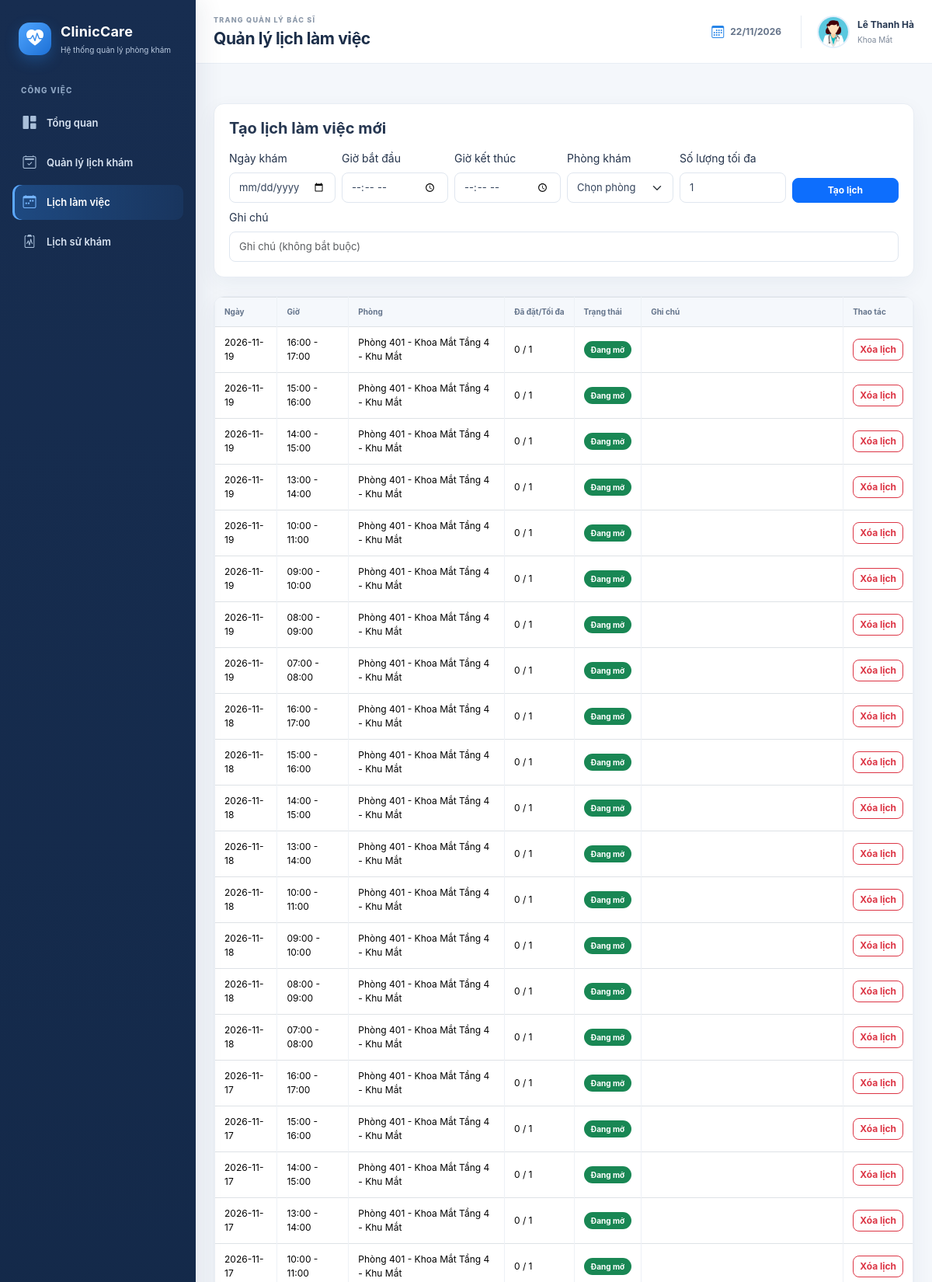
Screenshot of /doctor/schedules.php (signed in, upper part) with the database file from the repository.
### tables this page shows
CREATE TABLE IF NOT EXISTS BacSi (
    MaBS VARCHAR(10) PRIMARY KEY,
    MaTK INT NOT NULL UNIQUE,
    MaCK INT NOT NULL,
    HoTen VARCHAR(150) NOT NULL,
    GioiTinh VARCHAR(20),
    NgaySinh DATE,
    SoDienThoai VARCHAR(20),
    Email VARCHAR(150),
    HocVi VARCHAR(150),
    ChuyenMon VARCHAR(255),
    KinhNghiem INT NOT NULL DEFAULT 0,
    AnhDaiDien VARCHAR(255),
    TrangThai TINYINT(1) NOT NULL DEFAULT 1,

    CONSTRAINT FK_BacSi_TaiKhoan
        FOREIGN KEY (MaTK)
        REFERENCES TaiKhoan(MaTK)
        ON UPDATE CASCADE
        ON DELETE RESTRICT,

    CONSTRAINT FK_BacSi_ChuyenKhoa
        FOREIGN KEY (MaCK)
        REFERENCES ChuyenKhoa(MaCK)
        ON UPDATE CASCADE
        ON DELETE RESTRICT,

    INDEX idx_bacsi_mack (MaCK),
    INDEX idx_bacsi_hoten (HoTen)
);

CREATE TABLE IF NOT EXISTS ChuyenKhoa (
    MaCK INT AUTO_INCREMENT PRIMARY KEY,
    MaVietTat VARCHAR(10) NOT NULL UNIQUE,
    TenChuyenKhoa VARCHAR(150) NOT NULL UNIQUE,
    MoTa TEXT,
    TrangThai TINYINT(1) NOT NULL DEFAULT 1
);

CREATE TABLE IF NOT EXISTS LichKham (
    MaLich INT AUTO_INCREMENT PRIMARY KEY,
    MaBS VARCHAR(10) NOT NULL,
    MaPK INT NULL,
    NgayKham DATE NOT NULL,
    GioBatDau TIME NOT NULL,
    GioKetThuc TIME NOT NULL,
    SoLuongToiDa INT NOT NULL DEFAULT 1,
    SoLuongDaDat INT NOT NULL DEFAULT 0,
    TrangThai ENUM('Mo', 'Day', 'Huy') NOT NULL DEFAULT 'Mo',
    GhiChu VARCHAR(500),

    CONSTRAINT FK_LichKham_BacSi
        FOREIGN KEY (MaBS)
        REFERENCES BacSi(MaBS)
        ON UPDATE CASCADE
        ON DELETE RESTRICT,

    CONSTRAINT FK_LichKham_PhongKham
        FOREIGN KEY (MaPK)
        REFERENCES PhongKham(MaPK)
        ON UPDATE CASCADE
        ON DELETE RESTRICT,

    CONSTRAINT CK_LichKham_ThoiGian
        CHECK (GioKetThuc > GioBatDau),

    CONSTRAINT CK_LichKham_SoLuong
        CHECK (SoLuongToiDa > 0 AND SoLuongDaDat >= 0),

    UNIQUE KEY uq_lich_bacsi (MaBS, NgayKham, GioBatDau),
    INDEX idx_lich_ngay (NgayKham),
    INDEX idx_lich_phong (MaPK)
);

CREATE TABLE IF NOT EXISTS PhongKham (
    MaPK INT AUTO_INCREMENT PRIMARY KEY,
    TenPhong VARCHAR(100) NOT NULL,
    ViTri VARCHAR(255),
    TrangThai TINYINT(1) NOT NULL DEFAULT 1
);

### doctor/schedules.php (the view, shortened to what this page needs)
<?php
require_once __DIR__ . '/../config/database.php';
require_once __DIR__ . '/../helpers/portal-layout.php';
$stmt = $pdo->prepare('SELECT MaBS, HoTen FROM BacSi WHERE MaTK=?');
$stmt->execute([$_SESSION['user']['MaTK']]);
$bs = $stmt->fetch();
$editSchedule = null;
$formData = [
    'NgayKham' => '',
    'GioBatDau' => '',
    'GioKetThuc' => '',
    'MaPK' => '',
    'SoLuongToiDa' => 1,
    'GhiChu' => ''
];
$stmt = $pdo->prepare(
    "SELECT
        lk.*,
        pk.TenPhong,
        pk.ViTri,
        (SELECT COUNT(*) FROM DatLich dl WHERE dl.MaLich = lk.MaLich) AS TongLuotDat
    FROM LichKham lk
    LEFT JOIN PhongKham pk ON lk.MaPK = pk.MaPK
    WHERE lk.MaBS = ?
    ORDER BY lk.NgayKham DESC, lk.GioBatDau DESC"
);
$stmt->execute([$bs['MaBS']]);
$rows = $stmt->fetchAll();
?>
<!doctype html>
<html lang="vi">
<head>
    <link href="../assets/vendor/bootstrap/css/bootstrap.min.css" rel="stylesheet">
    <link href="../assets/vendor/bootstrap-icons/bootstrap-icons.min.css" rel="stylesheet">
    <link href="../assets/css/dashboard.css" rel="stylesheet">
</head>
<body class="clinic-dashboard-page">
<?php clinicPortalShellStart('BacSi', 'Quản lý lịch làm việc', 'schedules'); ?>
    <div class="container py-4">
        <form method="post" class="card card-body mb-4">
            <h5 class="mb-3"><?= $editSchedule ? 'Chỉnh sửa lịch làm việc' : 'Tạo lịch làm việc mới' ?></h5>
            <div class="row g-2">
                <div class="col-md-2">
                    <label class="form-label">Ngày khám</label>
                    <input type="date" min="<?= date('Y-m-d') ?>" name="NgayKham" class="form-control" value="<?= htmlspecialchars((string)$formData['NgayKham'], ENT_QUOTES, 'UTF-8') ?>" required>
                </div>
                <div class="col-md-2">
                    <label class="form-label">Giờ bắt đầu</label>
                    <input type="time" name="GioBatDau" class="form-control" value="<?= htmlspecialchars((string)$formData['GioBatDau'], ENT_QUOTES, 'UTF-8') ?>" required>
                </div>
                <div class="col-md-2">
                    <label class="form-label">Giờ kết thúc</label>
                    <input type="time" name="GioKetThuc" class="form-control" value="<?= htmlspecialchars((string)$formData['GioKetThuc'], ENT_QUOTES, 'UTF-8') ?>" required>
                </div>
                <div class="col-md-2">
                    <label class="form-label">Phòng khám</label>
                    <select name="MaPK" class="form-select" required>
                        <option value="">Chọn phòng</option>
                    </select>
                </div>
                <div class="col-md-2">
                    <label class="form-label">Số lượng tối đa</label>
                    <input type="number" min="1" name="SoLuongToiDa" class="form-control" value="<?= (int)$formData['SoLuongToiDa'] ?>" required>
                </div>
                <div class="col-md-2 d-flex align-items-end">
                    <button class="btn btn-primary w-100"><?= $editSchedule ? 'Cập nhật lịch' : 'Tạo lịch' ?></button>
                </div>
                <div class="col-12">
                    <label class="form-label">Ghi chú</label>
                    <input name="GhiChu" class="form-control" value="<?= htmlspecialchars((string)$formData['GhiChu'], ENT_QUOTES, 'UTF-8') ?>" placeholder="Ghi chú (không bắt buộc)">
                </div>
            </div>
        </form>
        <div class="table-responsive">
            <table class="table table-bordered align-middle">
                <thead>
                    <tr>
                        <th>Ngày</th>
                        <th>Giờ</th>
                        <th>Phòng</th>
                        <th>Đã đặt/Tối đa</th>
                        <th>Trạng thái</th>
                        <th class="schedule-notes">Ghi chú</th>
                        <th class="schedule-actions">Thao tác</th>
                    </tr>
                </thead>
                <tbody>
                    <?php foreach ($rows as $row): ?>
                        <tr>
                            <td><?= htmlspecialchars($row['NgayKham'], ENT_QUOTES, 'UTF-8') ?></td>
                            <td><?= substr($row['GioBatDau'], 0, 5) ?> - <?= substr($row['GioKetThuc'], 0, 5) ?></td>
                            <td><?= htmlspecialchars(($row['TenPhong'] ?? '') . ' ' . ($row['ViTri'] ?? ''), ENT_QUOTES, 'UTF-8') ?></td>
                            <td><?= (int)$row['SoLuongDaDat'] ?> / <?= (int)$row['SoLuongToiDa'] ?></td>
                            <td>
                                <?php if ($row['TrangThai'] === 'Huy'): ?>
                                    <span class="badge bg-danger">Đã hủy</span>
                                <?php elseif ($row['TrangThai'] === 'Day'): ?>
                                    <span class="badge bg-warning text-dark">Đã đầy</span>
                                <?php else: ?>
                                    <span class="badge bg-success">Đang mở</span>
                                <?php endif; ?>
                            </td>
                            <td class="schedule-notes"><?= htmlspecialchars($row['GhiChu'] ?? '', ENT_QUOTES, 'UTF-8') ?></td>
                            <td class="schedule-actions">
                                <?php if ((int)$row['TongLuotDat'] === 0): ?>
                                    <div class="d-flex flex-nowrap gap-1">
                                        <form method="post" class="m-0" onsubmit="return confirm('Bạn có chắc muốn xóa lịch làm việc chưa có bệnh nhân đặt này?');">
                                            <button class="btn btn-sm btn-outline-danger">Xóa lịch</button>
                                        </form>
                                    </div>
                                <?php else: ?>
                                    <span class="text-muted small action-note">Đã có lượt đặt. Xử lý tại Quản lý lịch khám.</span>
                                <?php endif; ?>
                            </td>
                        </tr>
                    <?php endforeach; ?>
                </tbody>
            </table>
        </div>
    </div>
<?php clinicPortalShellEnd(); ?>
</body>
</html>

### helpers/portal-layout.php (shortened to what this page needs)
<?php
function clinicPortalEscape($value): string
{
    return htmlspecialchars((string)$value, ENT_QUOTES, 'UTF-8');
}
function clinicPortalShellStart(string $role, string $pageTitle, string $activePage): void
{
    global $pdo;
    $isDoctor = $role === 'BacSi';
    $name = 'Quản trị viên';
    $subtitle = 'Quản trị hệ thống';
    $avatarUrl = '';
    if ($isDoctor) {
        $stmt = $pdo->prepare(
            'SELECT bs.HoTen, bs.AnhDaiDien, ck.TenChuyenKhoa
             FROM BacSi bs
             LEFT JOIN ChuyenKhoa ck ON ck.MaCK = bs.MaCK
             WHERE bs.MaTK = ?
             LIMIT 1'
        );
        $stmt->execute([$_SESSION['user']['MaTK']]);
        $profile = $stmt->fetch(PDO::FETCH_ASSOC) ?: [];
        $name = $profile['HoTen'] ?? ($_SESSION['user']['TenDangNhap'] ?? 'Bác sĩ');
        $subtitle = $profile['TenChuyenKhoa'] ?? 'Bác sĩ';
        $avatar = trim((string)($profile['AnhDaiDien'] ?? ''));
        $avatarUrl = $avatar !== '' ? '../' . ltrim($avatar, '/') : '../assets/img/health/doctor.jpg';
        $stmt = $pdo->prepare(
            "SELECT COUNT(*)
             FROM DatLich dl
             JOIN LichKham lk ON lk.MaLich = dl.MaLich
             JOIN BacSi bs ON bs.MaBS = lk.MaBS
             WHERE bs.MaTK = ?
               AND lk.NgayKham >= CURDATE()
               AND dl.TrangThai = 'ChoXacNhan'"
        );
        $stmt->execute([$_SESSION['user']['MaTK']]);
        $pendingCount = (int)$stmt->fetchColumn();
        $nav = [
            ['key' => 'dashboard', 'href' => 'dashboard.php', 'icon' => 'bi-grid-1x2-fill', 'label' => 'Tổng quan'],
            ['key' => 'appointments', 'href' => 'appointments.php', 'icon' => 'bi-calendar2-check', 'label' => 'Quản lý lịch khám', 'count' => $pendingCount],
            ['key' => 'schedules', 'href' => 'schedules.php', 'icon' => 'bi-calendar-week', 'label' => 'Lịch làm việc'],
            ['key' => 'history', 'href' => 'history.php', 'icon' => 'bi-clipboard2-pulse', 'label' => 'Lịch sử khám']
        ];
        $sectionLabel = 'CÔNG VIỆC';
        $eyebrow = 'TRANG QUẢN LÝ BÁC SĨ';
        $userLabel = 'Bác sĩ';
        $brandHref = 'dashboard.php';
        $helpTitle = 'Hỗ trợ hệ thống';
        $helpText = 'Liên hệ quản trị viên';
    }
    echo '<div class="dashboard-shell">';
    echo '<aside class="dashboard-sidebar" id="dashboardSidebar">';
    echo '<a class="sidebar-brand" href="' . $brandHref . '"><span class="brand-mark"><i class="bi bi-heart-pulse-fill"></i></span><span><strong>ClinicCare</strong><small>Hệ thống quản lý phòng khám</small></span></a>';
    echo '<div class="sidebar-caption">' . clinicPortalEscape($sectionLabel) . '</div><nav class="sidebar-nav">';
    foreach ($nav as $item) {
        $activeClass = $activePage === $item['key'] ? ' active' : '';
        echo '<a class="sidebar-link' . $activeClass . '" href="' . clinicPortalEscape($item['href']) . '"><i class="bi ' . clinicPortalEscape($item['icon']) . '"></i><span>' . clinicPortalEscape($item['label']) . '</span>';
        echo '</a>';
    }
    echo '</nav><div class="sidebar-bottom"><div class="sidebar-help"><i class="bi ' . ($isDoctor ? 'bi-headset' : 'bi-shield-check') . '"></i><div><strong>' . clinicPortalEscape($helpTitle) . '</strong><span>' . clinicPortalEscape($helpText) . '</span></div></div>';
    echo '<a class="sidebar-link sidebar-logout" href="../logout.php"><i class="bi bi-box-arrow-left"></i><span>Đăng xuất</span></a></div></aside>';
    echo '<main class="dashboard-main"><header class="dashboard-topbar">';
    echo '<div class="topbar-heading"><span class="eyebrow">' . clinicPortalEscape($eyebrow) . '</span><h1>' . clinicPortalEscape($pageTitle) . '</h1></div>';
    echo '<div class="topbar-actions"><div class="topbar-date"><i class="bi bi-calendar3"></i><span>' . date('d/m/Y') . '</span></div><div class="topbar-user">';
    if ($isDoctor) {
        echo '<img src="' . clinicPortalEscape($avatarUrl) . '" alt="Ảnh bác sĩ" onerror="this.src=\'../assets/img/health/doctor.jpg\'"><div><strong>' . clinicPortalEscape($name) . '</strong><small>' . clinicPortalEscape($subtitle) . '</small></div>';
    } else {
        echo '<span class="admin-avatar"><i class="bi bi-person-fill"></i></span><div><strong>' . clinicPortalEscape($name) . '</strong><small>' . clinicPortalEscape($userLabel) . '</small></div>';
    }
    echo '</div></div></header><div class="dashboard-content portal-content">';
}
function clinicPortalShellEnd(): void
{
    echo '</div></main></div><div class="sidebar-backdrop" data-sidebar-close></div><script src="../assets/js/dashboard.js"></script>';
}

### doctor/schedules.php (style rules this page uses)
.schedule-actions { width: 1%; white-space: nowrap; }
.schedule-notes { min-width: 260px; }

### rows the page displays
bacsi: HoTen "Lê Thanh Hà", MaCK.TenChuyenKhoa "Khoa Mắt"
lichkham: NgayKham "2026-11-19", GioBatDau "16:00", GioKetThuc "17:00", MaPK.ViTri "Phòng 401 - Khoa Mắt Tầng 4 - Khu Mắt", SoLuongDaDat "0", SoLuongToiDa "1", TrangThai "Đang mở"
lichkham: NgayKham "2026-11-19", GioBatDau "15:00", GioKetThuc "16:00", MaPK.ViTri "Phòng 401 - Khoa Mắt Tầng 4 - Khu Mắt", SoLuongDaDat "0", SoLuongToiDa "1", TrangThai "Đang mở"
lichkham: NgayKham "2026-11-19", GioBatDau "14:00", GioKetThuc "15:00", MaPK.ViTri "Phòng 401 - Khoa Mắt Tầng 4 - Khu Mắt", SoLuongDaDat "0", SoLuongToiDa "1", TrangThai "Đang mở"
lichkham: NgayKham "2026-11-19", GioBatDau "13:00", GioKetThuc "14:00", MaPK.ViTri "Phòng 401 - Khoa Mắt Tầng 4 - Khu Mắt", SoLuongDaDat "0", SoLuongToiDa "1", TrangThai "Đang mở"
lichkham: NgayKham "2026-11-19", GioBatDau "10:00", GioKetThuc "11:00", MaPK.ViTri "Phòng 401 - Khoa Mắt Tầng 4 - Khu Mắt", SoLuongDaDat "0", SoLuongToiDa "1", TrangThai "Đang mở"
lichkham: NgayKham "2026-11-19", GioBatDau "09:00", GioKetThuc "10:00", MaPK.ViTri "Phòng 401 - Khoa Mắt Tầng 4 - Khu Mắt", SoLuongDaDat "0", SoLuongToiDa "1", TrangThai "Đang mở"
lichkham: NgayKham "2026-11-19", GioBatDau "08:00", GioKetThuc "09:00", MaPK.ViTri "Phòng 401 - Khoa Mắt Tầng 4 - Khu Mắt", SoLuongDaDat "0", SoLuongToiDa "1", TrangThai "Đang mở"
lichkham: NgayKham "2026-11-19", GioBatDau "07:00", GioKetThuc "08:00", MaPK.ViTri "Phòng 401 - Khoa Mắt Tầng 4 - Khu Mắt", SoLuongDaDat "0", SoLuongToiDa "1", TrangThai "Đang mở"
lichkham: NgayKham "2026-11-18", GioBatDau "16:00", GioKetThuc "17:00", MaPK.ViTri "Phòng 401 - Khoa Mắt Tầng 4 - Khu Mắt", SoLuongDaDat "0", SoLuongToiDa "1", TrangThai "Đang mở"
lichkham: NgayKham "2026-11-18", GioBatDau "15:00", GioKetThuc "16:00", MaPK.ViTri "Phòng 401 - Khoa Mắt Tầng 4 - Khu Mắt", SoLuongDaDat "0", SoLuongToiDa "1", TrangThai "Đang mở"
lichkham: NgayKham "2026-11-18", GioBatDau "14:00", GioKetThuc "15:00", MaPK.ViTri "Phòng 401 - Khoa Mắt Tầng 4 - Khu Mắt", SoLuongDaDat "0", SoLuongToiDa "1", TrangThai "Đang mở"
lichkham: NgayKham "2026-11-18", GioBatDau "13:00", GioKetThuc "14:00", MaPK.ViTri "Phòng 401 - Khoa Mắt Tầng 4 - Khu Mắt", SoLuongDaDat "0", SoLuongToiDa "1", TrangThai "Đang mở"
lichkham: NgayKham "2026-11-18", GioBatDau "10:00", GioKetThuc "11:00", MaPK.ViTri "Phòng 401 - Khoa Mắt Tầng 4 - Khu Mắt", SoLuongDaDat "0", SoLuongToiDa "1", TrangThai "Đang mở"
lichkham: NgayKham "2026-11-18", GioBatDau "09:00", GioKetThuc "10:00", MaPK.ViTri "Phòng 401 - Khoa Mắt Tầng 4 - Khu Mắt", SoLuongDaDat "0", SoLuongToiDa "1", TrangThai "Đang mở"
lichkham: NgayKham "2026-11-18", GioBatDau "08:00", GioKetThuc "09:00", MaPK.ViTri "Phòng 401 - Khoa Mắt Tầng 4 - Khu Mắt", SoLuongDaDat "0", SoLuongToiDa "1", TrangThai "Đang mở"
lichkham: NgayKham "2026-11-18", GioBatDau "07:00", GioKetThuc "08:00", MaPK.ViTri "Phòng 401 - Khoa Mắt Tầng 4 - Khu Mắt", SoLuongDaDat "0", SoLuongToiDa "1", TrangThai "Đang mở"
lichkham: NgayKham "2026-11-17", GioBatDau "16:00", GioKetThuc "17:00", MaPK.ViTri "Phòng 401 - Khoa Mắt Tầng 4 - Khu Mắt", SoLuongDaDat "0", SoLuongToiDa "1", TrangThai "Đang mở"
lichkham: NgayKham "2026-11-17", GioBatDau "15:00", GioKetThuc "16:00", MaPK.ViTri "Phòng 401 - Khoa Mắt Tầng 4 - Khu Mắt", SoLuongDaDat "0", SoLuongToiDa "1", TrangThai "Đang mở"
lichkham: NgayKham "2026-11-17", GioBatDau "14:00", GioKetThuc "15:00", MaPK.ViTri "Phòng 401 - Khoa Mắt Tầng 4 - Khu Mắt", SoLuongDaDat "0", SoLuongToiDa "1", TrangThai "Đang mở"
lichkham: NgayKham "2026-11-17", GioBatDau "13:00", GioKetThuc "14:00", MaPK.ViTri "Phòng 401 - Khoa Mắt Tầng 4 - Khu Mắt", SoLuongDaDat "0", SoLuongToiDa "1", TrangThai "Đang mở"
lichkham: NgayKham "2026-11-17", GioBatDau "10:00", GioKetThuc "11:00", MaPK.ViTri "Phòng 401 - Khoa Mắt Tầng 4 - Khu Mắt", SoLuongDaDat "0", SoLuongToiDa "1", TrangThai "Đang mở"

### other values shown
clinicPortalEscape($sectionLabel) "CÔNG VIỆC"
clinicPortalEscape($item['label']) "Tổng quan"
clinicPortalEscape($item['label']) "Quản lý lịch khám"
clinicPortalEscape($item['label']) "Lịch làm việc"
clinicPortalEscape($item['label']) "Lịch sử khám"
clinicPortalEscape($eyebrow) "TRANG QUẢN LÝ BÁC SĨ"
clinicPortalEscape($pageTitle) "Quản lý lịch làm việc"
